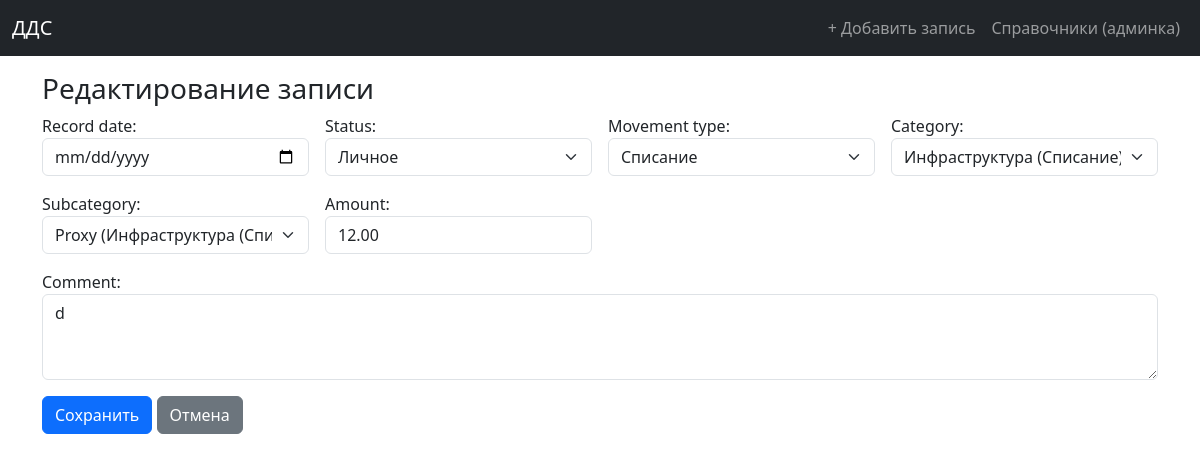
Page /cashflows/2/edit/ on the committed database.
### cashflow/models.py (models this page shows, shortened)
class TimeStampedModel(models.Model):
    created_at = models.DateTimeField(auto_now_add=True, null=True, blank=True)
    updated_at = models.DateTimeField(auto_now=True, null=True, blank=True)
    class Meta:
        abstract = True

class CashFlow(TimeStampedModel):
    record_date = models.DateField()
    status = models.ForeignKey(Status, on_delete=models.PROTECT, related_name="cashflows")
    movement_type = models.ForeignKey(MovementType, on_delete=models.PROTECT, related_name="cashflows")
    category = models.ForeignKey(Category, on_delete=models.PROTECT, related_name="cashflows")
    subcategory = models.ForeignKey(Subcategory, on_delete=models.PROTECT, related_name="cashflows")
    amount = models.DecimalField(max_digits=14, decimal_places=2)
    comment = models.TextField(blank=True)
    class Meta:
        ordering = ["-record_date", "-id"]
        constraints = [
            models.CheckConstraint(check=Q(amount__gt=0), name="amount_positive"),
        ]
        verbose_name = "Запись ДДС"
        verbose_name_plural = "Записи ДДС"

### cashflow/views.py (the view)
# urls.py: path("cashflows/<int:pk>/edit/", views.cashflow_edit, name="cashflow_edit"),
def cashflow_edit(request, pk):
    obj = get_object_or_404(CashFlow, pk=pk)
    if request.method == "POST":
        form = CashFlowForm(request.POST, instance=obj)
        if form.is_valid():
            form.save()
            messages.success(request, "Изменения сохранены")
            return redirect("cashflow_list")
    else:
        form = CashFlowForm(instance=obj)
    return render(request, "cashflow_form.html", {"form": form, "title": "Редактирование записи"})

### cashflow/models.py (called while the page is built)
    def __str__(self): return self.name

    def __str__(self): return self.name

    def __str__(self): return f"{self.name} ({self.movement_type})"

    def __str__(self): return f"{self.name} ({self.category})"

### cashflow/templates/cashflow_form.html (shortened to what this page needs)
{% extends "base.html" %}
{% block content %}
<h3>{{ title }}</h3>
<form method="post" class="row g-3">{% csrf_token %}
  <div class="col-md-3">{{ form.record_date.label_tag }}{{ form.record_date }}</div>
  <div class="col-md-3">{{ form.status.label_tag }}{{ form.status }}</div>
  <div class="col-md-3">{{ form.movement_type.label_tag }}{{ form.movement_type }}</div>
  <div class="col-md-3">{{ form.category.label_tag }}{{ form.category }}</div>
  <div class="col-md-3">{{ form.subcategory.label_tag }}{{ form.subcategory }}</div>
  <div class="col-md-3">{{ form.amount.label_tag }}{{ form.amount }}</div>
  <div class="col-12">{{ form.comment.label_tag }}{{ form.comment }}</div>
  <div class="col-12">
    <button class="btn btn-primary">Сохранить</button>
    <a class="btn btn-secondary" href="/">Отмена</a>
  </div>
</form>
{% endblock %}

### rows in the picture
CashFlow: status "Личное", movement_type "Списание", category "Инфраструктура (Списание)", subcategory "Proxy (Инфраструктура (Списание))", amount "12.00", comment "d"

### other values in the picture
{{ title }} "Редактирование записи"
